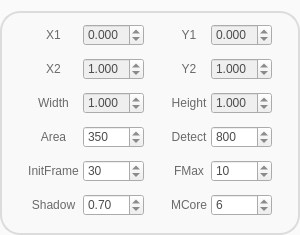
       <widget class="QGroupBox" name="groupBox_2">
        <property name="geometry">
         <rect>
          <x>540</x>
          <y>18</y>
          <width>300</width>
          <height>235</height>
         </rect>
        </property>
        <property name="styleSheet">
         <string notr="true">QGroupBox{
	border: 2px solid rgb(220, 220, 220);
	border-radius:20px;
	background: rgba(248, 248, 248, 200);
	margin-top: 11 px;
}

QGroupBox::title {
background: rgb(248, 248, 248);
	subcontrol-origin: margin;
	subcontrol-position: top center;	
	padding: 1 4px;
	color: rgba(15, 128, 255, 193);
	border: 2px solid rgba(15, 128, 255, 193);
	border-radius:10px;
}</string>
        </property>
        <property name="title">
         <string/>
        </property>
        <widget class="QWidget" name="gridLayoutWidget_3">
         <property name="geometry">
          <rect>
           <x>5</x>
           <y>18</y>
           <width>290</width>
           <height>210</height>
          </rect>
         </property>
         <layout class="QGridLayout" name="gridLayout_3">
          <property name="horizontalSpacing">
           <number>4</number>
          </property>
          <property name="verticalSpacing">
           <number>6</number>
          </property>
          <item row="3" column="0">
           <spacer name="horizontalSpacer_4">
            <property name="orientation">
             <enum>Qt::Horizontal</enum>
            </property>
            <property name="sizeHint" stdset="0">
             <size>
              <width>40</width>
              <height>20</height>
             </size>
            </property>
           </spacer>
          </item>
          <item row="3" column="6">
           <spacer name="horizontalSpacer_5">
            <property name="orientation">
             <enum>Qt::Horizontal</enum>
            </property>
            <property name="sizeHint" stdset="0">
             <size>
              <width>40</width>
              <height>20</height>
             </size>
            </property>
           </spacer>
          </item>
          <item row="1" column="1">
           <widget class="QLabel" name="label_cc_36">
            <property name="styleSheet">
             <string notr="true">QLabel{
background: none;
	border: 0px;
	color: rgb(106, 106, 106);
	font: 75 14pt &quot;Helvetica&quot; bold;
}</string>
            </property>
            <property name="text">
             <string>X2</string>
            </property>
            <property name="alignment">
             <set>Qt::AlignCenter</set>
            </property>
           </widget>
          </item>
          <item row="3" column="2">
           <widget class="QSpinBox" name="sb_minArea_3">
            <property name="styleSheet">
             <string notr="true">	color: rgb(76, 76, 76);</string>
            </property>
            <property name="wrapping">
             <bool>true</bool>
            </property>
            <property name="maximum">
             <number>10000</number>
            </property>
            <property name="singleStep">
             <number>2</number>
            </property>
            <property name="value">
             <number>350</number>
            </property>
           </widget>
          </item>
          <item row="0" column="2">
           <widget class="QDoubleSpinBox" name="dsb_x_3">
            <property name="enabled">
             <bool>false</bool>
            </property>
            <property name="styleSheet">
             <string notr="true">	color: rgb(76, 76, 76);</string>
            </property>
            <property name="wrapping">
             <bool>true</bool>
            </property>
            <property name="decimals">
             <number>3</number>
            </property>
            <property name="maximum">
             <double>1.000000000000000</double>
            </property>
            <property name="singleStep">
             <double>0.001000000000000</double>
            </property>
           </widget>
          </item>
          <item row="4" column="1">
           <widget class="QLabel" name="label_cc_28">
            <property name="styleSheet">
             <string notr="true">QLabel{
background: none;
	border: 0px;
	color: rgb(106, 106, 106);
	font: 75 14pt &quot;Helvetica&quot; bold;
}</string>
            </property>
            <property name="text">
             <string>InitFrame</string>
            </property>
            <property name="alignment">
             <set>Qt::AlignCenter</set>
            </property>
           </widget>
          </item>
          <item row="1" column="2">
           <widget class="QDoubleSpinBox" name="dsb_x2_3">
            <property name="enabled">
             <bool>false</bool>
            </property>
            <property name="styleSheet">
             <string notr="true">	color: rgb(76, 76, 76);</string>
            </property>
            <property name="wrapping">
             <bool>true</bool>
            </property>
            <property name="decimals">
             <number>3</number>
            </property>
            <property name="maximum">
             <double>1.000000000000000</double>
            </property>
            <property name="singleStep">
             <double>0.001000000000000</double>
            </property>
            <property name="value">
             <double>1.000000000000000</double>
            </property>
           </widget>
          </item>
          <item row="1" column="5">
           <widget class="QDoubleSpinBox" name="dsb_y2_3">
            <property name="enabled">
             <bool>false</bool>
            </property>
            <property name="styleSheet">
             <string notr="true">	color: rgb(76, 76, 76);</string>
            </property>
            <property name="wrapping">
             <bool>true</bool>
            </property>
            <property name="decimals">
             <number>3</number>
            </property>
            <property name="maximum">
             <double>1.000000000000000</double>
            </property>
            <property name="singleStep">
             <double>0.001000000000000</double>
            </property>
            <property name="value">
             <double>1.000000000000000</double>
            </property>
           </widget>
          </item>
          <item row="3" column="4">
           <widget class="QLabel" name="label_cc_27">
            <property name="styleSheet">
             <string notr="true">QLabel{
background: none;
	border: 0px;
	color: rgb(106, 106, 106);
	font: 75 14pt &quot;Helvetica&quot; bold;
}</string>
            </property>
            <property name="text">
             <string>Detect</string>
            </property>
            <property name="alignment">
             <set>Qt::AlignCenter</set>
            </property>
           </widget>
          </item>
          <item row="0" column="4">
           <widget class="QLabel" name="label_cc_35">
            <property name="styleSheet">
             <string notr="true">QLabel{
background: none;
	border: 0px;
	color: rgb(106, 106, 106);
	font: 75 14pt &quot;Helvetica&quot; bold;
}</string>
            </property>
            <property name="text">
             <string>Y1</string>
            </property>
            <property name="alignment">
             <set>Qt::AlignCenter</set>
            </property>
           </widget>
          </item>
          <item row="2" column="5">
           <widget class="QDoubleSpinBox" name="dsb_height_3">
            <property name="enabled">
             <bool>false</bool>
            </property>
            <property name="styleSheet">
             <string notr="true">	color: rgb(76, 76, 76);</string>
            </property>
            <property name="wrapping">
             <bool>true</bool>
            </property>
            <property name="decimals">
             <number>3</number>
            </property>
            <property name="maximum">
             <double>1.000000000000000</double>
            </property>
            <property name="singleStep">
             <double>0.001000000000000</double>
            </property>
            <property name="value">
             <double>1.000000000000000</double>
            </property>
           </widget>
          </item>
          <item row="2" column="2">
           <widget class="QDoubleSpinBox" name="dsb_width_3">
            <property name="enabled">
             <bool>false</bool>
            </property>
            <property name="styleSheet">
             <string notr="true">	color: rgb(76, 76, 76);</string>
            </property>
            <property name="wrapping">
             <bool>true</bool>
            </property>
            <property name="decimals">
             <number>3</number>
            </property>
            <property name="maximum">
             <double>1.000000000000000</double>
            </property>
            <property name="singleStep">
             <double>0.001000000000000</double>
            </property>
            <property name="value">
             <double>1.000000000000000</double>
            </property>
           </widget>
          </item>
          <item row="0" column="5">
           <widget class="QDoubleSpinBox" name="dsb_y_3">
            <property name="enabled">
             <bool>false</bool>
            </property>
            <property name="styleSheet">
             <string notr="true">	color: rgb(76, 76, 76);</string>
            </property>
            <property name="wrapping">
             <bool>true</bool>
            </property>
            <property name="decimals">
             <number>3</number>
            </property>
            <property name="maximum">
             <double>1.000000000000000</double>
            </property>
            <property name="singleStep">
             <double>0.001000000000000</double>
            </property>
            <property name="value">
             <double>0.000000000000000</double>
            </property>
           </widget>
          </item>
          <item row="4" column="5">
           <widget class="QSpinBox" name="sb_fMax_3">
            <property name="styleSheet">
             <string notr="true">	color: rgb(76, 76, 76);</string>
            </property>
            <property name="wrapping">
             <bool>true</bool>
            </property>
            <property name="maximum">
             <number>100</number>
            </property>
            <property name="value">
             <number>10</number>
            </property>
           </widget>
          </item>
          <item row="4" column="2">
           <widget class="QSpinBox" name="sb_initFrame_3">
            <property name="styleSheet">
             <string notr="true">	color: rgb(76, 76, 76);</string>
            </property>
            <property name="wrapping">
             <bool>true</bool>
            </property>
            <property name="maximum">
             <number>100</number>
            </property>
            <property name="value">
             <number>30</number>
            </property>
           </widget>
          </item>
          <item row="5" column="2">
           <widget class="QDoubleSpinBox" name="dsb_shadow_3">
            <property name="styleSheet">
             <string notr="true">	color: rgb(76, 76, 76);</string>
            </property>
            <property name="wrapping">
             <bool>true</bool>
            </property>
            <property name="maximum">
             <double>1.000000000000000</double>
            </property>
            <property name="singleStep">
             <double>0.010000000000000</double>
            </property>
            <property name="value">
             <double>0.700000000000000</double>
            </property>
           </widget>
          </item>
          <item row="2" column="1">
           <widget class="QLabel" name="label_cc_30">
            <property name="styleSheet">
             <string notr="true">QLabel{
background: none;
	border: 0px;
	color: rgb(106, 106, 106);
	font: 75 14pt &quot;Helvetica&quot; bold;
}</string>
            </property>
            <property name="text">
             <string>Width</string>
            </property>
            <property name="alignment">
             <set>Qt::AlignCenter</set>
            </property>
           </widget>
          </item>
          <item row="4" column="4">
           <widget class="QLabel" name="label_cc_26">
            <property name="styleSheet">
             <string notr="true">QLabel{
background: none;
	border: 0px;
	color: rgb(106, 106, 106);
	font: 75 14pt &quot;Helvetica&quot; bold;
}</string>
            </property>
            <property name="text">
             <string>FMax</string>
            </property>
            <property name="alignment">
             <set>Qt::AlignCenter</set>
            </property>
           </widget>
          </item>
          <item row="3" column="1">
           <widget class="QLabel" name="label_cc_32">
            <property name="styleSheet">
             <string notr="true">QLabel{
background: none;
	border: 0px;
	color: rgb(106, 106, 106);
	font: 75 14pt &quot;Helvetica&quot; bold;
}</string>
            </property>
            <property name="text">
             <string>Area</string>
            </property>
            <property name="alignment">
             <set>Qt::AlignCenter</set>
            </property>
           </widget>
          </item>
          <item row="0" column="1">
           <widget class="QLabel" name="label_cc_34">
            <property name="styleSheet">
             <string notr="true">QLabel{
background: none;
	border: 0px;
	color: rgb(106, 106, 106);
	font: 75 14pt &quot;Helvetica&quot; bold;
}</string>
            </property>
            <property name="text">
             <string>X1</string>
            </property>
            <property name="alignment">
             <set>Qt::AlignCenter</set>
            </property>
           </widget>
          </item>
          <item row="1" column="4">
           <widget class="QLabel" name="label_cc_37">
            <property name="styleSheet">
             <string notr="true">QLabel{
background: none;
	border: 0px;
	color: rgb(106, 106, 106);
	font: 75 14pt &quot;Helvetica&quot; bold;
}</string>
            </property>
            <property name="text">
             <string>Y2</string>
            </property>
            <property name="alignment">
             <set>Qt::AlignCenter</set>
            </property>
           </widget>
          </item>
          <item row="3" column="5">
           <widget class="QSpinBox" name="sb_minDetect_3">
            <property name="styleSheet">
             <string notr="true">	color: rgb(76, 76, 76);</string>
            </property>
            <property name="wrapping">
             <bool>true</bool>
            </property>
            <property name="maximum">
             <number>10000</number>
            </property>
            <property name="singleStep">
             <number>2</number>
            </property>
            <property name="value">
             <number>800</number>
            </property>
           </widget>
          </item>
          <item row="5" column="5">
           <widget class="QSpinBox" name="sb_mCore_3">
            <property name="styleSheet">
             <string notr="true">	color: rgb(76, 76, 76);</string>
            </property>
            <property name="wrapping">
             <bool>true</bool>
            </property>
            <property name="maximum">
             <number>20</number>
            </property>
            <property name="value">
             <number>6</number>
            </property>
           </widget>
          </item>
          <item row="5" column="1">
           <widget class="QLabel" name="label_cc_31">
            <property name="styleSheet">
             <string notr="true">QLabel{
background: none;
	border: 0px;
	color: rgb(106, 106, 106);
	font: 75 14pt &quot;Helvetica&quot; bold;
}</string>
            </property>
            <property name="text">
             <string>Shadow</string>
            </property>
            <property name="alignment">
             <set>Qt::AlignCenter</set>
            </property>
           </widget>
          </item>
          <item row="5" column="4">
           <widget class="QLabel" name="label_cc_33">
            <property name="styleSheet">
             <string notr="true">QLabel{
background: none;
	border: 0px;
	color: rgb(106, 106, 106);
	font: 75 14pt &quot;Helvetica&quot; bold;
}</string>
            </property>
            <property name="text">
             <string>MCore</string>
            </property>
            <property name="alignment">
             <set>Qt::AlignCenter</set>
            </property>
           </widget>
          </item>
          <item row="2" column="4">
           <widget class="QLabel" name="label_cc_29">
            <property name="styleSheet">
             <string notr="true">QLabel{
background: none;
	border: 0px;
	color: rgb(106, 106, 106);
	font: 75 14pt &quot;Helvetica&quot; bold;
}</string>
            </property>
            <property name="text">
             <string>Height</string>
            </property>
            <property name="alignment">
             <set>Qt::AlignCenter</set>
            </property>
           </widget>
          </item>
          <item row="3" column="3">
           <spacer name="horizontalSpacer_6">
            <property name="orientation">
             <enum>Qt::Horizontal</enum>
            </property>
            <property name="sizeHint" stdset="0">
             <size>
              <width>40</width>
              <height>20</height>
             </size>
            </property>
           </spacer>
          </item>
         </layout>
        </widget>
        <zorder>gridLayoutWidget_3</zorder>
        <zorder>frame_3</zorder>
       </widget>
